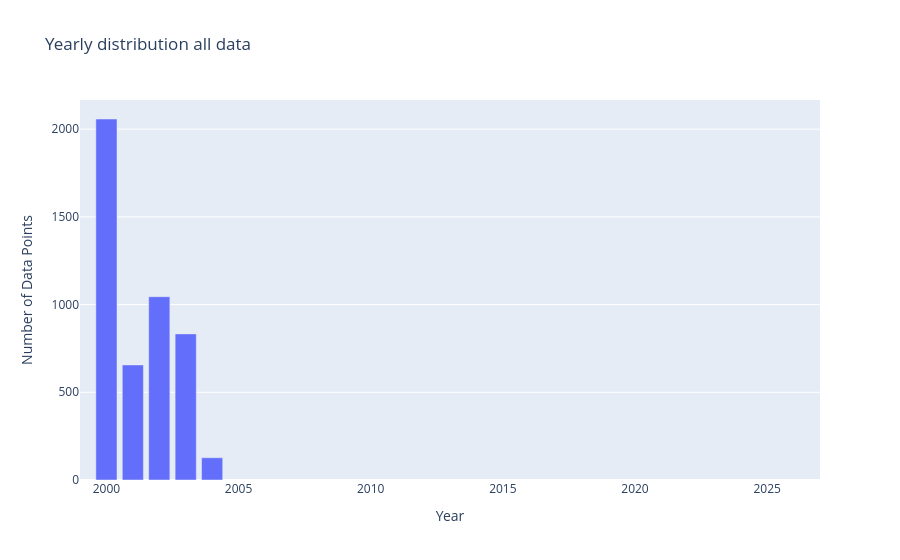

The code cell stored with this chart in its notebook:
### Code cell
year_test=globec.copy()
year_test['datetime'] = pd.to_datetime(year_test['datetime'])
year_test['year'] = year_test['datetime'].dt.year
grouped = year_test.groupby(['year']).size().reset_index(name='DataPoints')

# Create bar chart
fig = px.bar(grouped,x='year', y='DataPoints', title='Yearly distribution all data',
             labels={'year': 'Year', 'DataPoints': 'Number of Data Points', 'metadata': 'Metadata'},)
fig.update_xaxes(range=[1999,2027])
fig.update_layout(barmode='stack')  # ensures stacking
fig.show()

### Figure 1 — Plotly figure (JSON) as saved in the notebook; plotly's stock layout.template omitted (floating-point values rounded to 4 significant figures)
{"data": [{"hovertemplate": "Year=%{x}<br>Number of Data Points=%{y}<extra></extra>", "legendgroup": "", "marker": {"color": "#636efa", "pattern": {"shape": ""}}, "name": "", "orientation": "v", "showlegend": false, "textposition": "auto", "type": "bar", "x": [2000, 2001, 2002, 2003, 2004], "xaxis": "x", "y": [2058, 656, 1045, 833, 127], "yaxis": "y"}], "layout": {"autosize": true, "barmode": "stack", "legend": {"tracegroupgap": 0}, "title": {"text": "Yearly distribution all data"}, "xaxis": {"anchor": "y", "domain": [0, 1], "range": [1999, 2027], "title": {"text": "Year"}, "type": "linear"}, "yaxis": {"anchor": "x", "autorange": true, "domain": [0, 1], "range": [0, 2166.0], "title": {"text": "Number of Data Points"}, "type": "linear"}}}
